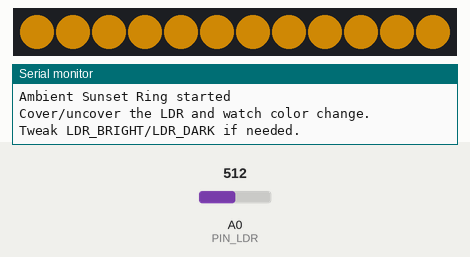
Bench run of a sketch on a simulated Arduino Uno, built with avr-gcc and run on an emulated ATmega328P. Shown: 12 RGB LEDs in strip order, left to right, the last lines printed to the serial monitor. Inputs (shaded band) come from the test bench; at power-on: A0 (PIN_LDR) = 512. Dim RGB values are drawn brighter than linear.

Above: at 0.19 s.
1.3 s: A0 (PIN_LDR) set to 716
At 2.25 s:
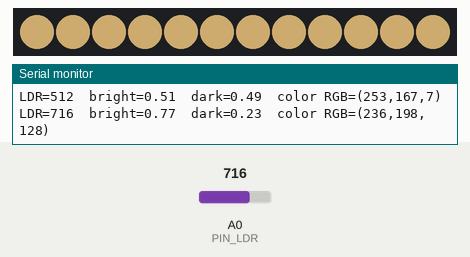
3.1 s: A0 (PIN_LDR) set to 900
At 3.76 s:
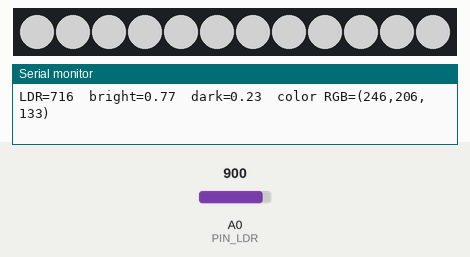
5.4 s: A0 (PIN_LDR) set to 306
At 6.76 s:
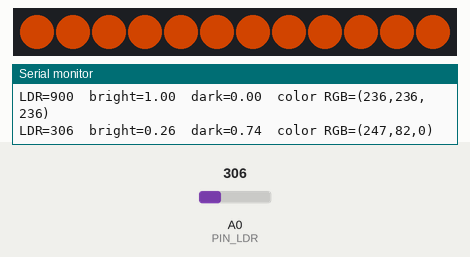
7.3 s: A0 (PIN_LDR) set to 1010
At 8.26 s:
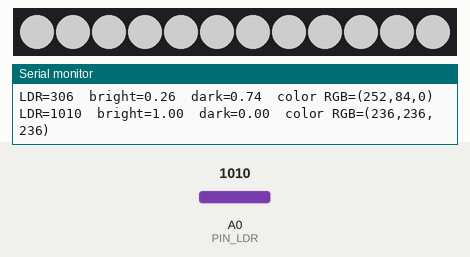
9.5 s: A0 (PIN_LDR) set to 511
At 9.87 s:
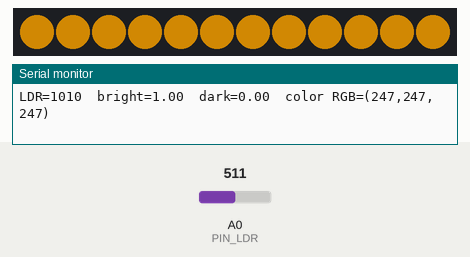
11.2 s: A0 (PIN_LDR) set to 1023
At 12.75 s:
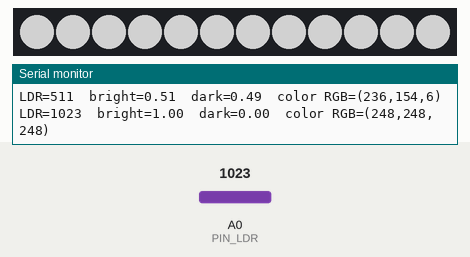

The sketch:

22_Ambient_Sunset_Ring.ino
```cpp
/*
  Ambient “Sunset” Ring
  LDR (A0) -> NeoPixel ring (D6)
  As the room darkens, color transitions: White -> Orange -> Red
  Includes moving-average smoothing for calm, time-based transitions.
*/

#include <Adafruit_NeoPixel.h>

// -------- User settings --------
#define PIN_LDR        A0
#define PIN_NEOPIXEL   6
#define NUMPIXELS      12          // set to your ring size (8/12/16/etc.)
#define NP_BRIGHTNESS  120         // 0..255 global brightness

// Quick calibration (use Serial to fine-tune):
// Readings seen in BRIGHT room and in DARK cover; adjust these bounds.
const int LDR_BRIGHT = 900;        // LDR value in bright light (typical 800..1023)
const int LDR_DARK   = 100;        // LDR value in darkness (typical 0..200)

// Smoothing (time-based). Larger window = smoother/slower response.
const uint8_t SMOOTH_WINDOW = 12;  // samples in the moving average
const bool    ENABLE_BREATH = true; // subtle breathing (aesthetic)

Adafruit_NeoPixel pixels(NUMPIXELS, PIN_NEOPIXEL, NEO_GRB + NEO_KHZ800);

// Moving average buffer for LDR
int   ldrBuf[SMOOTH_WINDOW];
uint8_t ldrIdx = 0;
long  ldrSum = 0;

unsigned long lastPrint = 0;

// -------- Helpers --------

// Linear map and clamp 0..1
float norm01(int x, int inMin, int inMax) {
  if (inMax == inMin) return 0.0f;
  float t = (float)(x - inMin) / (float)(inMax - inMin);
  if (t < 0) t = 0; else if (t > 1) t = 1;
  return t;
}

// Lerp between two bytes
uint8_t lerp8(uint8_t a, uint8_t b, float t) {
  float v = a + (b - a) * t;
  if (v < 0) v = 0; if (v > 255) v = 255;
  return (uint8_t)(v + 0.5f);
}

// Map darkness (0..1) to color: 0..0.5 White->Orange, 0.5..1 Orange->Red
uint32_t colorFromDarkness(float d) {
  // White (255,255,255), Orange (255,165,0), Red (255,0,0)
  uint8_t r, g, b;
  if (d <= 0.5f) {
    float t = d / 0.5f;               // 0..1
    r = lerp8(255, 255, t);
    g = lerp8(255, 165, t);
    b = lerp8(255,   0, t);
  } else {
    float t = (d - 0.5f) / 0.5f;      // 0..1
    r = lerp8(255, 255, t);
    g = lerp8(165,   0, t);
    b = lerp8(  0,   0, t);
  }
  return pixels.Color(r, g, b);
}

// Moving-average read of LDR
int readLDRSmooth() {
  int v = analogRead(PIN_LDR);
  ldrSum -= ldrBuf[ldrIdx];
  ldrBuf[ldrIdx] = v;
  ldrSum += v;
  ldrIdx = (ldrIdx + 1) % SMOOTH_WINDOW;
  return (int)(ldrSum / SMOOTH_WINDOW);
}

void setup() {
  Serial.begin(9600);
  pixels.begin();
  pixels.setBrightness(NP_BRIGHTNESS);
  pixels.clear();
  pixels.show();

  // Prefill smoothing buffer
  for (uint8_t i = 0; i < SMOOTH_WINDOW; i++) {
    int v = analogRead(PIN_LDR);
    ldrBuf[i] = v;
    ldrSum += v;
    delay(2);
  }

  Serial.println(F("Ambient Sunset Ring started"));
  Serial.println(F("Cover/uncover the LDR and watch color change."));
  Serial.println(F("Tweak LDR_BRIGHT/LDR_DARK if needed."));
}

void loop() {
  // 1) Read LDR with smoothing
  int ldr = readLDRSmooth();

  // 2) Convert to brightness (0..1), then to darkness (0..1)
  float bright = norm01(ldr, LDR_DARK, LDR_BRIGHT); // 0 dark .. 1 bright
  float dark   = 1.0f - bright;                    // 0 bright .. 1 dark

  // 3) Optional gentle breathing (very subtle, independent of LDR)
  float breath = 1.0f;
  if (ENABLE_BREATH) {
    // sine between 0.85 and 1.00 over ~3 seconds
    float s = sin(2.0f * PI * (millis() % 3000) / 3000.0f);
    breath = 0.925f + 0.075f * (s * 0.5f + 0.5f);
  }

  // 4) Choose target color based on darkness and apply optional breath
  uint32_t col = colorFromDarkness(dark);

  // Apply "breath" by scaling the final color (simple per-pixel dimming)
  uint8_t r = (uint8_t)( ((col >> 16) & 0xFF) * breath );
  uint8_t g = (uint8_t)( ((col >>  8) & 0xFF) * breath );
  uint8_t b = (uint8_t)( ( col        & 0xFF) * breath );
  uint32_t colBreath = pixels.Color(r, g, b);

  // 5) Show on ring (all pixels same color)
  for (int i = 0; i < NUMPIXELS; i++) pixels.setPixelColor(i, colBreath);
  pixels.show();

  // 6) Debug once per second
  if (millis() - lastPrint > 1000) {
    lastPrint = millis();
    Serial.print(F("LDR=")); Serial.print(ldr);
    Serial.print(F("  bright=")); Serial.print(bright, 2);
    Serial.print(F("  dark=")); Serial.print(dark, 2);
    Serial.print(F("  color RGB=(")); Serial.print(r); Serial.print(",");
    Serial.print(g); Serial.print(","); Serial.print(b); Serial.println(")");
  }

  delay(20);  // ~50 FPS update
}
```

Measured:
- after the input at 1.3 s, the LEDs: first change after 0.25 s (image 1 shows a later state)
- after the input at 3.1 s, the LEDs: first change after 0.24 s (image 2 shows a later state)
- after the input at 7.3 s, the LEDs: first change after 0.23 s (image 4 shows a later state)
- after the input at 9.5 s, the LEDs: first change after 0.21 s (image 5 shows a later state)
- after the input at 11.2 s, the LEDs: first change after 0.22 s (image 6 shows a later state)
